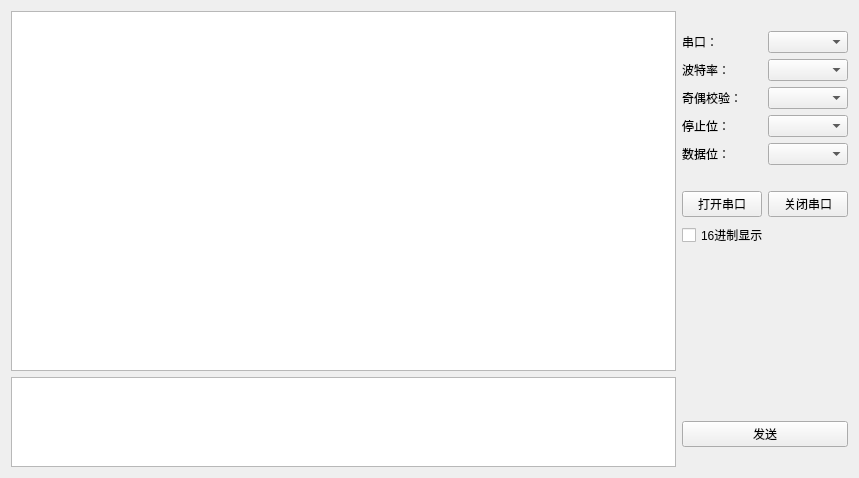
<?xml version="1.0" encoding="UTF-8"?>
<ui version="4.0">
 <class>SerialGui</class>
 <widget class="QWidget" name="SerialGui">
  <property name="geometry">
   <rect>
    <x>0</x>
    <y>0</y>
    <width>859</width>
    <height>478</height>
   </rect>
  </property>
  <property name="windowTitle">
   <string>Form</string>
  </property>
  <layout class="QHBoxLayout" name="horizontalLayout_9">
   <item>
    <layout class="QHBoxLayout" name="horizontalLayout_8" stretch="8,2">
     <item>
      <layout class="QVBoxLayout" name="verticalLayout_2" stretch="8,2">
       <item>
        <widget class="QTextBrowser" name="showText"/>
       </item>
       <item>
        <widget class="QTextEdit" name="sendText"/>
       </item>
      </layout>
     </item>
     <item>
      <layout class="QVBoxLayout" name="verticalLayout">
       <item>
        <spacer name="horizontalSpacer">
         <property name="orientation">
          <enum>Qt::Horizontal</enum>
         </property>
         <property name="sizeHint" stdset="0">
          <size>
           <width>40</width>
           <height>20</height>
          </size>
         </property>
        </spacer>
       </item>
       <item>
        <layout class="QHBoxLayout" name="horizontalLayout_2">
         <item>
          <widget class="QLabel" name="label">
           <property name="text">
            <string>串口：</string>
           </property>
          </widget>
         </item>
         <item>
          <widget class="QComboBox" name="serialPort"/>
         </item>
        </layout>
       </item>
       <item>
        <layout class="QHBoxLayout" name="horizontalLayout">
         <item>
          <widget class="QLabel" name="label_2">
           <property name="text">
            <string>波特率：</string>
           </property>
          </widget>
         </item>
         <item>
          <widget class="QComboBox" name="serialBaud"/>
         </item>
        </layout>
       </item>
       <item>
        <layout class="QHBoxLayout" name="horizontalLayout_4">
         <item>
          <widget class="QLabel" name="label_3">
           <property name="text">
            <string>奇偶校验：</string>
           </property>
          </widget>
         </item>
         <item>
          <widget class="QComboBox" name="serialCheck"/>
         </item>
        </layout>
       </item>
       <item>
        <layout class="QHBoxLayout" name="horizontalLayout_5">
         <item>
          <widget class="QLabel" name="label_4">
           <property name="text">
            <string>停止位：</string>
           </property>
          </widget>
         </item>
         <item>
          <widget class="QComboBox" name="serialStopBit"/>
         </item>
        </layout>
       </item>
       <item>
        <layout class="QHBoxLayout" name="horizontalLayout_6">
         <item>
          <widget class="QLabel" name="label_5">
           <property name="text">
            <string>数据位：</string>
           </property>
          </widget>
         </item>
         <item>
          <widget class="QComboBox" name="serialDataBit"/>
         </item>
        </layout>
       </item>
       <item>
        <spacer name="horizontalSpacer_3">
         <property name="orientation">
          <enum>Qt::Horizontal</enum>
         </property>
         <property name="sizeHint" stdset="0">
          <size>
           <width>40</width>
           <height>20</height>
          </size>
         </property>
        </spacer>
       </item>
       <item>
        <layout class="QHBoxLayout" name="horizontalLayout_3">
         <item>
          <widget class="QPushButton" name="serialOpen">
           <property name="text">
            <string>打开串口</string>
           </property>
          </widget>
         </item>
         <item>
          <widget class="QPushButton" name="serialClose">
           <property name="text">
            <string>关闭串口</string>
           </property>
          </widget>
         </item>
        </layout>
       </item>
       <item>
        <layout class="QHBoxLayout" name="horizontalLayout_7">
         <item>
          <widget class="QCheckBox" name="hexCBox">
           <property name="text">
            <string>16进制显示</string>
           </property>
          </widget>
         </item>
         <item>
          <spacer name="horizontalSpacer_4">
           <property name="orientation">
            <enum>Qt::Horizontal</enum>
           </property>
           <property name="sizeHint" stdset="0">
            <size>
             <width>40</width>
             <height>20</height>
            </size>
           </property>
          </spacer>
         </item>
        </layout>
       </item>
       <item>
        <spacer name="verticalSpacer">
         <property name="orientation">
          <enum>Qt::Vertical</enum>
         </property>
         <property name="sizeHint" stdset="0">
          <size>
           <width>20</width>
           <height>40</height>
          </size>
         </property>
        </spacer>
       </item>
       <item>
        <widget class="QPushButton" name="serialSend">
         <property name="text">
          <string>发送</string>
         </property>
        </widget>
       </item>
       <item>
        <spacer name="horizontalSpacer_2">
         <property name="orientation">
          <enum>Qt::Horizontal</enum>
         </property>
         <property name="sizeHint" stdset="0">
          <size>
           <width>40</width>
           <height>20</height>
          </size>
         </property>
        </spacer>
       </item>
      </layout>
     </item>
    </layout>
   </item>
  </layout>
 </widget>
 <resources/>
 <connections/>
</ui>
